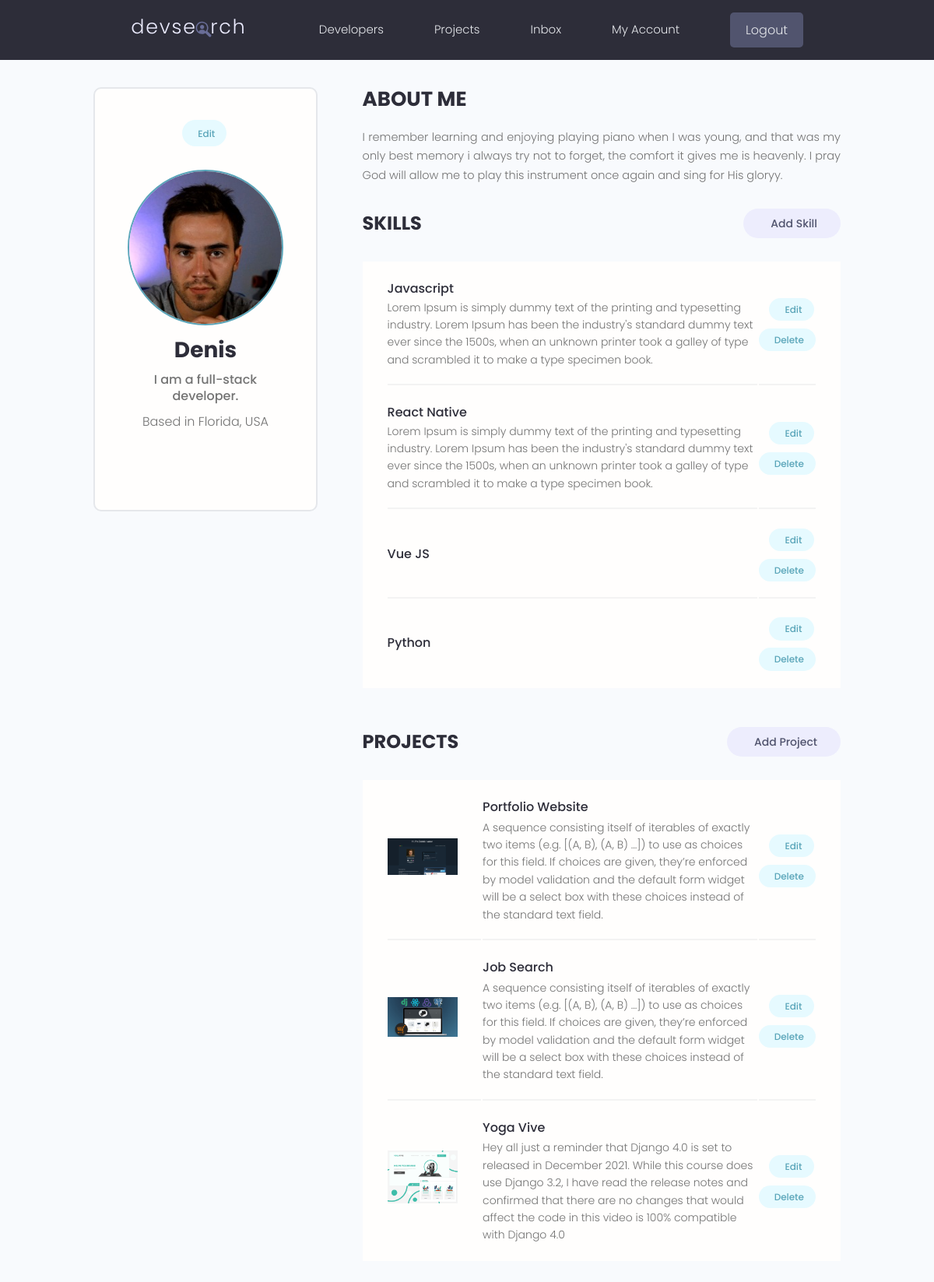
/account/ (signed in), run on the app's committed database.
### users/models.py (models this page shows, shortened)
class Profile(models.Model):
    user = models.OneToOneField(User, on_delete=models.CASCADE, null=True, blank=True)
    name = models.CharField(max_length=200, null=True, blank=True)
    username = models.CharField(max_length=200, null=True, blank=True)
    email = models.EmailField(max_length=200, null=True, blank=True)
    short_intro = models.CharField(max_length=500, null=True, blank=True)
    location = models.CharField(max_length=200, null=True, blank=True)
    bio = models.TextField(null=True, blank=True)
    profile_image = models.ImageField(
        null=True, blank=True, default="profiles/user-default.png", upload_to="profiles/")
    social_github = models.CharField(max_length=200, null=True, blank=True)
    social_twitter = models.CharField(max_length=200, null=True, blank=True)
    social_instagram = models.CharField(max_length=200, null=True, blank=True)
    social_youtube = models.CharField(max_length=200, null=True, blank=True)
    social_website = models.CharField(max_length=200, null=True, blank=True)
    created = models.DateTimeField(auto_now_add=True)
    id = models.UUIDField(default=uuid.uuid4, unique=True, primary_key=True, editable=False)
    class Meta:
        ordering = ['created', 'username']

class Skill(models.Model):
    user = models.ForeignKey(Profile, on_delete=models.CASCADE, null=True, blank=True)
    name = models.CharField(max_length=200, null=True, blank=True)
    description = models.TextField(null=True, blank=True)
    created = models.DateTimeField(auto_now_add=True)
    id = models.UUIDField(default=uuid.uuid4, unique=True, primary_key=True, editable=False)

### projects/models.py (models this page shows, shortened)
class Project(models.Model):
    owner = models.ForeignKey(Profile, on_delete=models.SET_NULL, null=True, blank=True)
    title = models.CharField(max_length=200)
    description = models.TextField(null=True, blank=True)
    demo_link = models.CharField(max_length=2000, null=True, blank=True)
    source_link = models.CharField(max_length=2000, null=True, blank=True)
    featured_image = models.ImageField(null=True, blank=True, default="default.jpg")
    tags = models.ManyToManyField('Tag', blank=True)
    vote_total = models.IntegerField(default=0, null=True, blank=True)
    vote_ratio = models.IntegerField(default=0, null=True, blank=True)
    created = models.DateTimeField(auto_now_add=True)
    id = models.UUIDField(default=uuid.uuid4, unique=True, primary_key=True, editable=False)
    def __str__(self):
        return self.title
    @property
    def imageURL(self):
        try:
            url = self.featured_image.url
        except:
            url = "/images/default.jpg"
        return url
    class Meta:
        ordering = ['-vote_ratio', '-vote_total', 'title']      # -created to display newest

### users/views.py (the view)
# urls.py: path('account/', views.userAccount, name="account"),
@login_required(login_url="login")
def userAccount(request):
    profile = request.user.profile
    skills = profile.skill_set.all()
    projects = profile.project_set.all()
    context = {"profile": profile, "skills": skills, "projects": projects}
    return render(request, "users/account.html", context)

### users/templates/users/account.html (shortened to what this page needs)
{% extends 'main.html' %}
{% block content %}
    <main class="settingsPage profile my-md">
      <div class="container">
        <div class="layout">
          <div class="column column--1of3">
            <div class="card text-center">
              <div class="card__body dev">
                <a class="tag tag--pill tag--main settings__btn" href="{% url 'edit-profile' %}"> Edit</a>
                <img class="avatar avatar--xl dev__avatar" src="{{ profile.profile_image.url }}" />
                <h2 class="dev__name">{{ profile.name }}</h2>
                <p class="dev__title">{{ profile.short_intro }}</p>
                <p class="dev__location">Based in {{ profile.location }}</p>
              </div>
            </div>
          </div>
          <div class="column column--2of3">
            <div class="devInfo">
              <h3 class="devInfo__title">About Me</h3>
              <p class="devInfo__about">
                {{ profile.bio }}
              </p>
            </div>
            <div class="settings">
              <h3 class="settings__title">Skills</h3>
              <a class="tag tag--pill tag--sub settings__btn tag--lg" href="{% url 'create-skill' %}"> Add Skill</a>
            </div>
            <table class="settings__table">
              {% for skill in skills %}
              <tr>
                <td class="settings__tableInfo">
                  <h4>{{ skill.name }}</h4>
                  <p>
                    {{ skill.description }}
                  </p>
                </td>
                <td class="settings__tableActions">
                  <a class="tag tag--pill tag--main settings__btn" href="{% url 'update-skill' skill.id %}"> Edit</a>
                  <a class="tag tag--pill tag--main settings__btn" href="{% url 'delete-skill' skill.id %}?next=/account">
                    Delete</a>
                </td>
              </tr>
              {% endfor %}
            </table>
            <div class="settings">
              <h3 class="settings__title">Projects</h3>
              <a class="tag tag--pill tag--sub settings__btn tag--lg" href="{% url 'create-project' %}"> Add Project</a>
            </div>
            <table class="settings__table">
              {% for project in projects %}
              <tr>
                <td class="settings__thumbnail">
                  <a href="{% url 'project' project.id %}"><img src="{{ project.imageURL }}" alt="Project Thumbnail" /></a>
                </td>
                <td class="settings__tableInfo">
                  <a href="{% url 'project' project.id %}">{{ project }}</a>
                  <p>
                    {{ project.description }}
                  </p>
                </td>
                <td class="settings__tableActions">
                  <a class="tag tag--pill tag--main settings__btn" href="{% url 'update-project' project.id %}"> Edit</a>
                  <a class="tag tag--pill tag--main settings__btn" href="{% url 'delete-project' project.id %}?next=/account">
                    Delete</a>
                </td>
              </tr>
              {% endfor %}
            </table>
          </div>
        </div>
      </div>
    </main>
{% endblock %}

### static/styles/app.css (style rules this page uses)
:root { --color-sub: #2d2d39; }
.card { border: 2px solid var(--color-light); }
img { width: 100%; }
.profile .card > .dev { padding: 4rem; }
.dev__avatar { display: block; margin: auto; }
.dev__name { color: var(--color-sub); font-size: 2.8rem; font-weight: 700; margin-top: 1rem; margin-bottom: 0.5rem; }
.dev__title { font-size: 1.6rem; font-weight: 500; line-height: 1.3; }
.dev__location { margin-top: 1rem; }
.devInfo { margin-bottom: 3rem; }
.devInfo__title, .devInfo__subtitle { font-size: 2.6rem; color: var(--color-sub); text-transform: uppercase; font-weight: 700; margin-bottom: 1.5rem; }
.devInfo__about, .devSkill__info { font-size: 1.45rem; line-height: 1.7; text-align: justify; }
.settingsPage .dev > .settings__btn { display: inline-block; margin-bottom: 3rem; }
.settings { display: flex; justify-content: space-between; align-items: center; }
.settings__title { font-size: 2.4rem; text-transform: uppercase; font-weight: 700; color: var(--color-sub); }
.settings__table { margin-top: 3rem; margin-bottom: 5rem; padding: 0 3rem; background: var(--color-white); }
.settings__table tr { width: 100%; }
.settings__table tr > td { padding: 2rem 0; }
.settings__table tr:not(:last-child) td { border-bottom: 2px solid var(--color-white-light); }
.settings__thumbnail { width: 23%; min-width: 10rem; }
.settings__thumbnail img { padding-right: 3rem; height: 15rem; object-fit: contain; }
.settings__tableInfo { width: 100%; }
.settings__tableInfo h4, .settings__tableInfo a { padding-right: 1rem; width: auto; font-size: 1.6rem; font-weight: 500; color: var(--color-sub); }
.settings__tableInfo p { font-size: 1.4rem; }
.settings__tableActions { text-align: right; }

### static/uikit/styles/modules/_variables.css (style rules this page uses)
:root { --color-main: #5aa5b9; --color-main-light: #e6faff; --color-sub: #3f4156; --color-sub-light: #51546e; --color-sub-lighter: #ededfd; --color-text: #737373; --color-gray: #8b8b8b; --color-light: #e5e7eb; --color-light-gray: #767676; --color-bg: #f8fafd; --color-white: #fffefd; --color-white-light: #f3f3f3; --color-success: #359e64; --color-success-bg: #def8e8; --color-error: #fc4b0b; --color-error-bg: #fff2ee; --font-base: 'Poppins', arial, helvetica, 'Segoe UI', roboto, ubuntu, sans-serif; --font-monospace: 'Fira Code', 'Courier New', courier, monospace; --font-regular: 300; --font-medium: 500; --font-bold: 700; --generic-shadow: 1px 1px 5px #00000010; --generic-transition: all 0.3s ease-in-out; }

### static/uikit/styles/modules/_base.css (style rules this page uses)
* { margin: 0; padding: 0; box-sizing: border-box; text-rendering: optimizeLegibility; color: inherit; font-size: inherit; }
html { font-size: 50%; }
@media only screen and (min-width: 480px) { html { font-size: 56.25%; } }
@media only screen and (min-width: 1200px) { html { font-size: 62.5%; } }
body { line-height: 1.6; font-weight: 400; font-size: 1.5rem; color: var(--color-text); background-color: var(--color-bg); min-height: 100vh; }

### static/uikit/styles/modules/_typography.css (style rules this page uses)
* { font-family: var(--font-base); }
h2 { font-size: 3.6rem; font-weight: var(--font-bold); }
h3 { font-size: 3.2rem; font-weight: var(--font-medium); }
h4 { font-size: 2.8rem; font-weight: var(--font-medium); }
p, span, strong { font-size: 1.6rem; color: var(--color-text); font-weight: var(--font-regular); }
a { padding-bottom: 2px; text-decoration: none; display: inline-block; color: var(--color-main); font-weight: var(--font-medium); }

### static/uikit/styles/modules/_utilities.css (style rules this page uses)
.container { width: 92%; max-width: 165rem; margin: 0 auto; box-sizing: border-box; }
@media screen and (min-width: 1000px) { .container { width: 90%; } }
@media screen and (min-width: 1200px) { .container { width: 80%; } }
.text-center { text-align: center; }
.my-md { margin: 3rem auto; }

### static/uikit/styles/modules/_avatar.css (style rules this page uses)
.avatar { border-radius: 50%; border: 2px solid var(--color-main); object-fit: cover; }
.avatar--xl { height: 20rem; width: 20rem; }

### static/uikit/styles/modules/_card.css (style rules this page uses)
.card { border-radius: 1rem; background-color: var(--color-white); border: 1.5px solid var(--color-light); width: auto; height: auto; margin-top: 0.5rem; margin-bottom: 0.5rem; overflow: hidden; }
.card__body, .card__header { padding: 2rem 2.5rem; }

### static/uikit/styles/modules/_layout.css (style rules this page uses)
.layout { display: flex; flex-flow: row wrap; justify-content: space-between; }
.layout > .column { margin-bottom: 3rem; }
.layout > .column.column--1of3 { flex-basis: 30%; }
.layout > .column.column--2of3 { flex-basis: 64%; }

### data on the page
Profile: profile_image (picture), name "Denis", short_intro "I am a full-stack developer.", location "Florida, USA", bio "I remember learning and enjoying playing piano when I was young, and that was my only best memory i always try not to forget, the comfort it gives me is heavenly. I pray God will allow me to play this instrument once again and sing for His gloryy."
Skill: name "Javascript", description "Lorem Ipsum is simply dummy text of the printing and typesetting industry. Lorem Ipsum has been the industry's standard dummy text ever since the 1500s, when an unknown printer took a galley of type and scrambled it to make a type specimen book."
Skill: name "React Native", description "Lorem Ipsum is simply dummy text of the printing and typesetting industry. Lorem Ipsum has been the industry's standard dummy text ever since the 1500s, when an unknown printer took a galley of type and scrambled it to make a type specimen book."
Skill: name "Vue JS"
Skill: name "Python"
Project: imageURL (picture), title "Portfolio Website", description "A sequence consisting itself of iterables of exactly two items (e.g. [(A, B), (A, B) ...]) to use as choices for this field. If choices are given, they’re enforced by model validation and the default form widget will be a select box with these choices instead of the standard text field."
Project: imageURL (picture), title "Job Search", description "A sequence consisting itself of iterables of exactly two items (e.g. [(A, B), (A, B) ...]) to use as choices for this field. If choices are given, they’re enforced by model validation and the default form widget will be a select box with these choices instead of the standard text field."
Project: imageURL (picture), title "Yoga Vive", description "Hey all just a reminder that Django 4.0 is set to released in December 2021. While this course does use Django 3.2, I have read the release notes and confirmed that there are no changes that would affect the code in this video is 100% compatible with Django 4.0"
